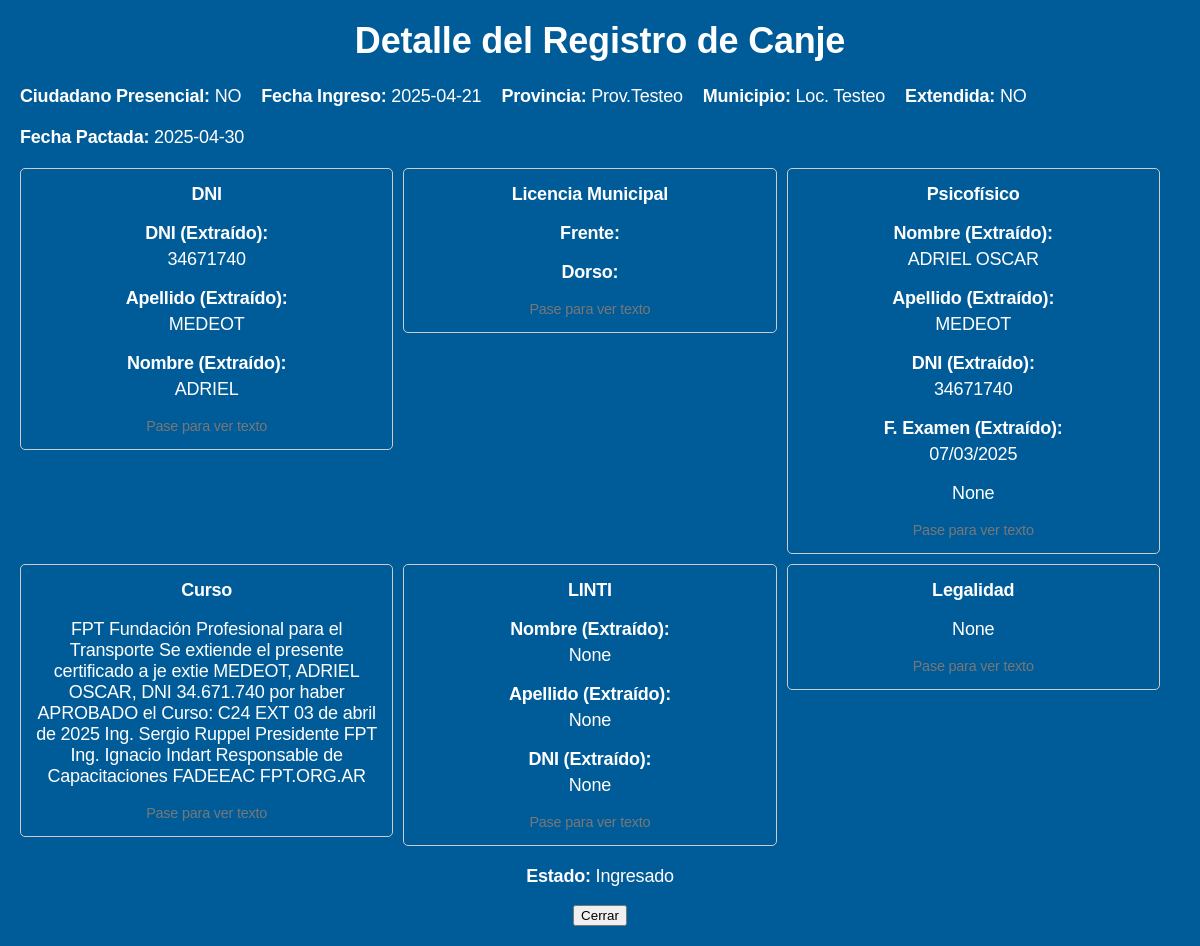
Screenshot of /canje/detalle/41 with the database file from the repository.
### canje/canje_modelos.py (models this page shows, shortened)
class Canje(db.Model):
    __tablename__ = 'DatosDeCanje'
    id = db.Column(db.Integer, primary_key=True, autoincrement=True)
    codigo_transaccion = db.Column(db.String(50), unique=True, nullable=False)
    fecha_hora = db.Column(db.TIMESTAMP, default=db.func.current_timestamp())
    ciudadano_presente = db.Column(db.Boolean)
    provincia_id = db.Column(db.Integer, db.ForeignKey('provincias.id'), nullable=False)
    municipio_id = db.Column(db.Integer, db.ForeignKey('municipios.id'), nullable=False)
    nombre_ciudadano = db.Column(db.String(100))
    apellido_ciudadano = db.Column(db.String(100))
    documento_frente_dni = db.Column(db.String(255))
    documento_dorso_dni = db.Column(db.String(255))
    documento_licencia_municipal_frente = db.Column(db.String(255))
    documento_licencia_municipal_dorso = db.Column(db.String(255))
    documento_psicofisico = db.Column(db.String(255))
    documento_certificado_curso = db.Column(db.String(255))
    documento_licencia_linti = db.Column(db.String(255))
    documento_certificado_legalidad = db.Column(db.String(255))
    datos_dni_dorso = db.Column(db.JSON)
    provincia = db.relationship('Provincia', back_populates='canjes')
    municipio = db.relationship('Municipio', back_populates='canjes')

class Provincia(db.Model):
    __tablename__ = 'provincias'
    id = db.Column(db.Integer, primary_key=True, autoincrement=True)
    nombre = db.Column(db.String(100), unique=True, nullable=False)
    municipios = db.relationship('Municipio', back_populates='provincia', lazy=True)
    canjes = db.relationship('Canje', back_populates='provincia', lazy=True)

class Municipio(db.Model):
    __tablename__ = 'municipios'
    id = db.Column(db.Integer, primary_key=True, autoincrement=True)
    nombre = db.Column(db.String(100), nullable=False)
    provincia_id = db.Column(db.Integer, db.ForeignKey('provincias.id'), nullable=False)
    provincia = db.relationship('Provincia', back_populates='municipios')
    canjes = db.relationship('Canje', back_populates='municipio', lazy=True)

### canje/canje_app.py (the view)
@canje_bp.route('/detalle/<int:id>')
def ver_detalle(id):
    conn = get_db()
    cursor = conn.cursor()
    query = """
        SELECT
            dc.*,
            p.nombre AS nombre_provincia,
            m.nombre AS nombre_municipio
        FROM
            DatosDeCanje dc
        LEFT JOIN
            provincias p ON dc.provincia_id = p.id
        LEFT JOIN
            municipios m ON dc.municipio_id = m.id
        WHERE dc.id = ?
    """
    cursor.execute(query, (id,))
    registro = cursor.fetchone()
    close_db(conn)
    if registro:
        return render_template('detalle_canje.html', registro=dict(registro))
    else:
        return "Registro no encontrado", 404

### canje/adm_db.py (called while the page is built)
def get_db():
    conn = sqlite3.connect(DATABASE)
    conn.row_factory = sqlite3.Row  # Para acceder a las columnas por nombre
    return conn

### templates/detalle_canje.html (shortened to what this page needs)
<head>
    <link rel="stylesheet" type="text/css" href="{{ url_for('static', filename='css/canje.css') }}">
    <link rel="stylesheet" type="text/css" href="{{ url_for('static', filename='css/detalle_ver.css') }}">
    <link rel="stylesheet" href="https://cdn.jsdelivr.net/npm/sweetalert2@11.11.9/dist/sweetalert2.min.css">
</head>
{% block content %}
    <h1>Detalle del Registro de Canje</h1>
    {% if registro %}
        <div style="display: flex; flex-direction: row; gap: 20px; margin-bottom: 20px;">
            <div><strong>Ciudadano Presencial:</strong> {{ registro.ciudadano_presencial }}</div>
            <div><strong>Fecha Ingreso:</strong> {{ registro.fecha_ingreso }}</div>
            <div><strong>Provincia:</strong> {{ registro.nombre_provincia }}</div>
            <div><strong>Municipio:</strong> {{ registro.nombre_municipio }}</div>
            <div><strong>Extendida:</strong> {{ registro.solicita_licencia_extendida }}</div>
        </div>
        <div style="display: flex; flex-direction: row; gap: 20px; margin-bottom: 20px;">
            <div><strong>Fecha Pactada:</strong> {{ registro.fecha_no_presencial }}</div>
        </div>
        <div class="document-buttons-container">
            <div class="document-box-container">
                <div class="document-box">
                    <strong>DNI</strong>
                    <p><strong>DNI (Extraído):</strong> {{ registro.dni }}</p>
                    <p><strong>Apellido (Extraído):</strong> {{ registro.apellido }}</p>
                    <p><strong>Nombre (Extraído):</strong> {{ registro.nombre }}</p>
                    <div class="document-legend">Pase para ver texto</div>
                </div>
            </div>
            <div class="document-box-container">
                <div class="document-box">
                    <strong>Licencia Municipal</strong>
                    <p><strong>Frente:</strong> {{ registro.licencia_municipal_frente_data }}</p>
                    <p><strong>Dorso:</strong> {{ registro.licencia_municipal_dorso_data }}</p>
                    <div class="document-legend">Pase para ver texto</div>
                </div>
            </div>
            <div class="document-box-container">
                <div class="document-box">
                    <strong>Psicofísico</strong>
                    <p><strong>Nombre (Extraído):</strong> {{ registro.psicofisico_nombre }}</p>
                    <p><strong>Apellido (Extraído):</strong> {{ registro.psicofisico_apellido }}</p>
                    <p><strong>DNI (Extraído):</strong> {{ registro.psicofisico_dni }}</p>
                    <p><strong>F. Examen (Extraído):</strong> {{ registro.psicofisico_f_examen }}</p>
                    <p>{{ registro.psicofisico_imagen }}</p>
                    <div class="document-legend">Pase para ver texto</div>
                </div>
            </div>
            <div class="document-box-container">
                <div class="document-box">
                    <strong>Curso</strong>
                    <p>{{ registro.curso_imagen }}</p>
                    <div class="document-legend">Pase para ver texto</div>
                </div>
            </div>
            <div class="document-box-container">
                <div class="document-box">
                    <strong>LINTI</strong>
                    <p><strong>Nombre (Extraído):</strong> {{ registro.linti_nombre }}</p>
                    <p><strong>Apellido (Extraído):</strong> {{ registro.linti_apellido }}</p>
                    <p><strong>DNI (Extraído):</strong> {{ registro.linti_dni }}</p>
                    <div class="document-legend">Pase para ver texto</div>
                </div>
            </div>
            <div class="document-box-container">
                <div class="document-box">
                    <strong>Legalidad</strong>
                    <p>{{ registro.legalidad_imagen }}</p>
                    <div class="document-legend">Pase para ver texto</div>
                </div>
            </div>
        </div>
        <div style="margin-top: 20px;">
            <p><strong>Estado:</strong> {{ registro.estado }}</p>
            <button onclick="window.close()">Cerrar</button>
        </div>
    {% else %}
        <p>Registro no encontrado.</p>
    {% endif %}
{% endblock %}

### static/css/detalle_ver.css (style rules this page uses)
.document-buttons-container { display: flex; flex-direction: row; flex-wrap: wrap; gap: 10px; margin-bottom: 20px; }
.document-box { border: 1px solid #ccc; padding: 10px; width: calc(33.33% - 10px - (20px / 3)); min-width: 150px; box-sizing: border-box; text-align: left; }
.document-box strong { display: block; margin-bottom: 5px; }
.document-box-container { display: flex; flex-direction: column; align-items: center; position: relative; flex-basis: calc(33.33% - 40px / 3); }
.document-box { border: 1px solid #ccc; padding: 15px; border-radius: 5px; text-align: center; min-width: 200px; cursor: help; width: 100%; }
.document-legend { margin-top: 5px; font-size: 0.8em; color: #777; }

### rows the page displays
Canje: ciudadano_presencial "NO", fecha_ingreso "2025-04-21", solicita_licencia_extendida "NO", fecha_no_presencial "2025-04-30", dni "34671740", apellido "MEDEOT", nombre "ADRIEL", psicofisico_nombre "ADRIEL OSCAR", psicofisico_apellido "MEDEOT", psicofisico_dni "34671740", psicofisico_f_examen "07/03/2025", curso_imagen "FPT Fundación Profesional para el Transporte Se extiende el presente certificado a je extie MEDEOT, ADRIEL OSCAR, DNI 34.671.740 por haber APROBADO el Curso: C24 EXT 03 de abril de 2025 Ing. Sergio Ruppel Presidente FPT Ing. Ignacio Indart Responsable de Capacitaciones FADEEAC FPT.ORG.AR", estado "Ingresado"
Provincia: nombre_provincia "Prov.Testeo"
Municipio: nombre_municipio "Loc. Testeo"

### other values shown
{{ registro.psicofisico_imagen }} "None"
{{ registro.linti_nombre }} "None"
{{ registro.linti_apellido }} "None"
{{ registro.linti_dni }} "None"
{{ registro.legalidad_imagen }} "None"
